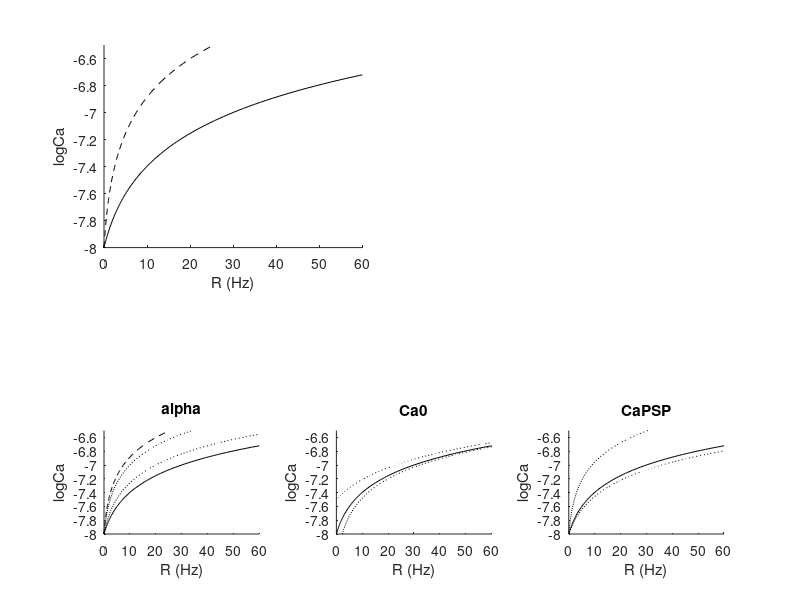

The MATLAB source for this figure: (Note: this script raises an error after producing the figure.)
figfolder  = '/Users/dl2820/Project Repos/CaHomeostasis/DailyNotebook/Notebook20210614';

%%
Ca_0 = -8;       %GluA1-independent (i.e. baseline) Calcium concentration
                         %(-6.854 at eqfrom SS)
Ca_PSC0 = 0.3e-8;     %Calcium per 1Hz PSPs through non-GluA1 sources
alpha = 3;
%%
Ca = linspace(Ca_0,-6.5,100);


%%

R_none = (10.^Ca - 10.^Ca_0)./(Ca_PSC0.*(alpha.*0+1));
R_full = (10.^Ca - 10.^Ca_0)./(Ca_PSC0.*(alpha.*1+1));

alphas = [0.5 2];
R_alphas =(10.^Ca - 10.^Ca_0)./(Ca_PSC0*(alphas'*1+1));

Ca_0s = [-8.5 -7.5]';
R_Ca0s =(10.^Ca - 10.^Ca_0s)./(Ca_PSC0.*(alpha.*0+1));

Ca_PSCs = [0.25e-8 1e-8]';
R_CaPSCs =(10.^Ca - 10.^Ca_0)./(Ca_PSCs.*(alpha.*0+1));
%%
figure
subplot(2,2,1)
    %plot((R),Ca,'k')
    hold on
    plot((R_none),Ca,'k')
    plot((R_full),Ca,'k--')

    ylabel('logCa')

    xlabel('R (Hz)')
    box off
    axis tight
    xlim([0 60])
    
    
subplot(3,3,7)
    %plot((R),Ca,'k')
    hold on
    plot((R_none),Ca,'k')
    plot((R_full),Ca,'k--')
    plot((R_alphas),Ca,'k:')

    ylabel('logCa')

    xlabel('R (Hz)')
    box off
    axis tight
    xlim([0 60])
    title('alpha')
    
    
subplot(3,3,8)
    %plot((R),Ca,'k')
    hold on
    plot((R_none),Ca,'k')
    %plot((R_full),Ca,'k--')
    plot((R_Ca0s),Ca,'k:')

    ylabel('logCa')

    xlabel('R (Hz)')
    box off
    axis tight
    xlim([0 60])
     title('Ca0')
     
subplot(3,3,9)
    %plot((R),Ca,'k')
    hold on
    plot((R_none),Ca,'k')
    %plot((R_full),Ca,'k--')
    plot((R_CaPSCs),Ca,'k:')

    ylabel('logCa')

    xlabel('R (Hz)')
    box off
    axis tight
    xlim([0 60])
     title('CaPSP')
     
    
    

NiceSave('RCa',figfolder,[],'includeDate',true)
%%

kf_0 = 1e-4;       %CamKII-independent (i.e. baseline) phosphorylation rate
Ca_CaN = -6.4;     %Ca midpoint for CaN (data)
s_CaN = 6;      %Steepness of CaN activation (data)
k_CaN = 0.11;


kf_0 = 1e-4; 
k_CaN = 1e-2;

n = Sigmoid( Ca,Ca_CaN,s_CaN,1);
kf = kf_0;
kd = k_CaN.*n;

A = kf./(kf+kd);
%R = 10.^(Ca - Ca_0)./(A.*Ca_PSP);
R = (10.^Ca - 10.^Ca_0)./(Ca_PSC0.*(alpha.*A+1));

%kf0s
kf0s = [1e-3 1e-5]';
A_kf0 = kf0s./(kf0s+kd);
R_kf0 = (10.^Ca - 10.^Ca_0)./(Ca_PSC0.*(alpha.*A_kf0+1));

%k_CaNs
k_CaNs = [1e-1 1e-3]';
A_kds = kf./(kf+k_CaNs.*n);
R_kd = (10.^Ca - 10.^Ca_0)./(Ca_PSC0.*(alpha.*A_kds+1));

%R1/2
Rs = linspace(0,60,60);
Ca_Ahalf = log10(10.^Ca_0 + Ca_PSC0.*Rs + Ca_PSC0.*alpha.*0.5.*Rs);
k_ratio = Sigmoid( Ca_Ahalf,Ca_CaN,s_CaN,1);

%%
figure
subplot(2,2,1)
    plot((R),Ca,'k')
    hold on
    plot((R_none),Ca,'k--')
    plot((R_full),Ca,'k--')
    ylabel('logCa')
    %plot(log10(R),A,'r')
    %LogScale('x',10)
    xlabel('R');
    box off
    axis tight
    axis tight
    xlim([0 60])
    yrange = ylim(gca);

subplot(2,2,2)
    plot(n,Ca)
    hold on
    plot(A,Ca)
    ylim(yrange)
    legend('n(Ca)','A(Ca)')
    box off
    xlabel('n, A')
   
subplot(3,3,7)
    plot((R),Ca,'k')
    hold on
    plot((R_kf0),Ca,'k:')
    plot((R_none),Ca,'--','color',[0.5 0.5 0.5])
    plot((R_full),Ca,'--','color',[0.5 0.5 0.5])
    ylabel('logCa')
    %plot(log10(R),A,'r')
    %LogScale('x',10)
    xlabel('R');
    box off
    axis tight
    axis tight
    xlim([0 60])
    yrange = ylim(gca);
    title('k_f_0')
    
subplot(3,3,8)
    plot((R),Ca,'k')
    hold on
    plot((R_kd),Ca,'k:')
    plot((R_none),Ca,'--','color',[0.5 0.5 0.5])
    plot((R_full),Ca,'--','color',[0.5 0.5 0.5])
    ylabel('logCa')
    %plot(log10(R),A,'r')
    %LogScale('x',10)
    xlabel('R');
    box off
    axis tight
    axis tight
    xlim([0 60])
    yrange = ylim(gca);    
    title('k_C_a_N')
    
    
subplot(3,3,9)
    plot(k_ratio,Rs,'k')
    xlabel('k_f_0 / k_C_a_N')
    ylabel('R_A_0_._5')
    box off
    
    
NiceSave('RCa_A',figfolder,[],'includeDate',true)
%%




%% Simulate steady state calcium as f'n of rate

%manip.rate = @(t) 20.*ones(size(t));

parms= struct();
timeparms = struct();
manip = struct();



timeparms.maxT = 0;
timeparms.preT = 4000;

R_pres = logspace(0.5,4,22);

for rr = 1:length(R_pres)
    bz_Counter(rr,length(R_pres),'sim')
    
R_pre = R_pres(rr);
manip.rate = @(t) R_pre .* ones(size(t));

[simresults,parms] = Run_SynHomeo(manip,parms,timeparms,'startON',false);
equilvals.Ca(rr) = simresults.Ca(end);
equilvals.b(rr) = simresults.b(end);
equilvals.m(rr) = simresults.m(end);
equilvals.n(rr) = simresults.n(end);
[simresults,parms] = Run_SynHomeo(manip,parms,timeparms,'startON',true);
equilvals.Ca_on(rr) = simresults.Ca(end);
equilvals.b_on(rr) = simresults.b(end);
equilvals.m_on(rr) = simresults.m(end);
equilvals.n_on(rr) = simresults.n(end);
close all
end


%%
Ca = linspace(Ca_0,-4,100);
n = Sigmoid( Ca,parms.Ca_CaN,parms.s_CaN,1);
kf = parms.kf_0;
kd = parms.k_CaN.*n;

A = kf./(kf+kd);
R = 10.^(Ca - parms.Ca_0)./(A.*parms.Ca_PSP);

kd = parms.kd_0;
A = kf./(kf+kd);
R_none = 10.^(Ca - parms.Ca_0)./(A.*parms.Ca_PSP);

%%
figure
subplot(2,2,1)
plot(log10(R_none),Ca,'k--')
hold on
plot(log10(R),Ca,'k')
plot(log10(R_pres),equilvals.Ca,'ko')
plot(log10(R_pres),equilvals.Ca_on,'ko')


legend('No CaN/CamKII','Theory: CaN Only','Simulation: With CamKII','location','northwest')
xlabel('PSP Rate');ylabel('Equilibrium Ca (log)')
box off
axis tight
xlim(log10(R_pres([1 end])))
LogScale('x',10)


subplot(2,2,2)
plot(n,Ca)
hold on
plot(Sigmoid( Ca,parms.Ca_beta,parms.s_beta,1),Ca)


subplot(4,2,5)
    hold on
    plot(log10(R_pres),(equilvals.b),'bo')
    plot(log10(R_pres),(equilvals.b_on),'bo')

    plot(log10(R_pres),(equilvals.m),'ro')
    plot(log10(R_pres),(equilvals.m_on),'ro')

    xlabel('PSP Rate');ylabel('CamKII Gates')
    box off
    axis tight
    xlim(log10(R_pres([1 end])))
    LogScale('x',10)

subplot(4,2,6)
    hold on
    plot(log10(R_pres),(equilvals.m),'ro')
    plot(log10(R_pres),(equilvals.m_on),'ro')

    xlabel('PSP Rate');ylabel('CamKII Gates')
    box off
    axis tight
    xlim(log10(R_pres([1 end])))
    LogScale('x',10)
    ylim([0 0.01])

subplot(4,2,7)
hold on

plot(log10(R_pres),equilvals.n,'ko')
plot(log10(R_pres),equilvals.n_on,'ko')


xlabel('PSP Rate');ylabel('CaN Gate')
box off
axis tight
xlim(log10(R_pres([1 end])))
LogScale('x',10)


NiceSave('RCa',figfolder,[],'includeDate',true)



%%
